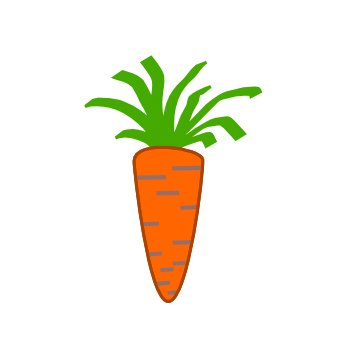
#> input picture pillow_carrots/carrot.png, 350 x 350 px
$ python step03-arrow.py
#> lines starting #> are read from the running program, lines starting #| are printed output that depends on the picture

from PIL import Image, ImageDraw

img = Image.new('RGBA', (800, 500), "white")
#> img: PIL image 800x500 RGBA; every value is 255

carrot = Image.open('carrot.png')
#> carrot is the input picture: PIL image 350x350 RGBA; mean R, G, B, A 244.5, 240.6, 226.7, 255
brain = Image.open('brain.png')
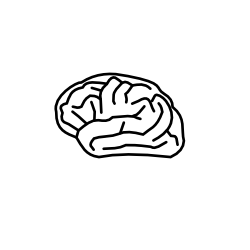
#> input picture pillow_carrots/brain.png, 250 x 250 px
#> brain is the input picture: PIL image 250x250 RGBA; mean R, G, B, A 243.7, 243.7, 243.7, 255

carrot = carrot.resize((250, 250))
#> carrot: PIL image 250x250 RGBA

arrow = Image.new('RGBA', (250, 250), "white")
#> arrow: PIL image 250x250 RGBA; every value is 255
draw = ImageDraw.Draw(arrow)
draw.rectangle((0, 50, 100, 100), fill="black")
draw.polygon((100, 25, 100, 125, 150, 75), fill="black")
arrow.save('arrow.png')
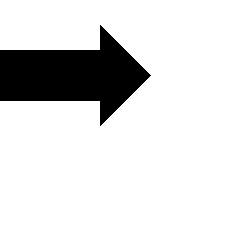
#> saved as arrow.png: PIL image 250x250 RGBA; mean R, G, B, A 223.6, 223.6, 223.6, 255

img.paste(carrot, (100, 80))
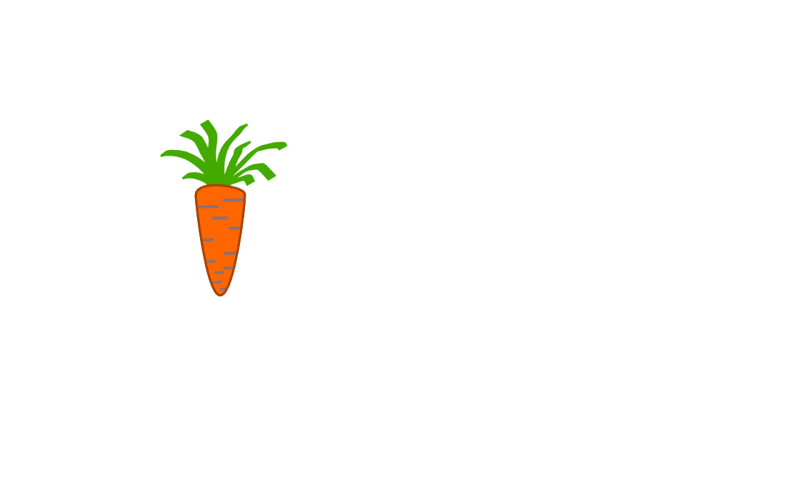
#> img: PIL image 800x500 RGBA; mean R, G, B, A 253.3, 252.7, 250.6, 255
img.paste(arrow, (325, 150))
img.paste(brain, (500, 100))
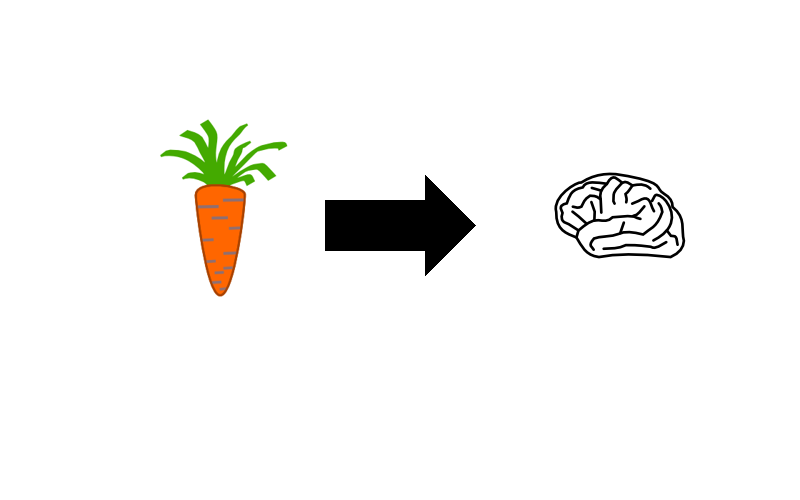
#> img: PIL image 800x500 RGBA; mean R, G, B, A 246.7, 246.1, 243.9, 255

img.save('step03.png')
